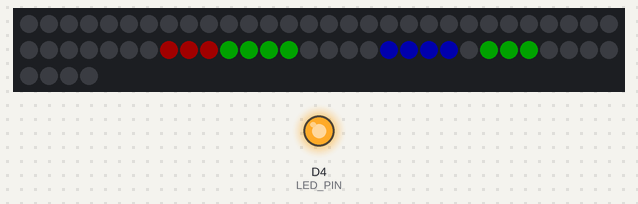
Recording of a sketch running on a simulated ESP8266 (NodeMCU). Shown: 64 RGB LEDs in strip order, left to right, continuing on the next row, output pins drawn as LEDs (lit = HIGH). Dim RGB values are drawn brighter than linear; WiFi joins after 1.5 s; servers stay silent unless stated; the local clock reads 2024-03-15 10:24:30 at power-on unless the sketch sets it; what the sketch prints to the serial monitor is not drawn.

Above: at 0.1 s.
Timing chart, 0 to 1.6 s (numbered marks = the images above):
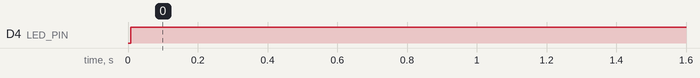

Measured:
- by itself, D4 (LED_PIN): LOW → HIGH at 0.01 s

The sketch:

WordClockSimple.ino
```cpp
// WordClockSimple.ino - A WordClock using NeoPixels, keeping time via NTP - but simple, no runtimeconfig
#define VERSION 1

#include <time.h>
#include <ESP8266WiFi.h>
#include <Adafruit_NeoPixel.h>


// LED ==========================================================================
// Driver for the built-in LED - used for simple signalling to the user

#define LED_PIN LED_BUILTIN

void led_off() {
  digitalWrite(LED_PIN, HIGH); // low active
}

void led_on() {
  digitalWrite(LED_PIN, LOW); // low active
}

void led_init() {
  pinMode(LED_PIN, OUTPUT);
  led_off();
  Serial.printf("led : init\n");
}


// WIFI =========================================================================
// Driver for Wifi

#define WIFI_SSID "GuestFamPennings"
#define WIFI_PASS "there_is_no_password"

void wifi_init() {
  WiFi.persistent(false);
  WiFi.mode(WIFI_STA);
  WiFi.begin(WIFI_SSID, WIFI_PASS);
  Serial.printf("wifi: init\n");
}

// Prints WiFi status to the user (only when changed)
bool wifi_check() {
  static bool wifi_on= false;
  if( WiFi.status()==WL_CONNECTED ) {
    if( !wifi_on ) Serial.printf("wifi: connected, IP address %s\n", WiFi.localIP().toString().c_str() );
    wifi_on= true;
  } else {
    if( wifi_on ) Serial.printf("wifi: disconnected\n" );
    wifi_on= false;
  }
  return wifi_on;
}


// CLOCK ========================================================================
// Maintains local time, using NTP servers plus timezone settings

#define CLK_SVR1   "pool.ntp.org"
#define CLK_SVR2   "europe.pool.ntp.org"
#define CLK_SVR3   "north-america.pool.ntp.org"

#define CLK_TZ     "CET-1CEST,M3.5.0,M10.5.0/3" // Amsterdam

#define CLK_ROUND  (60+60+30) // Optional round up in seconds (since our clock has resolution of 5 min)

void clk_init() {
  // Default NTP poll time is SNTP_UPDATE_DELAY (sntp.c, value 3600000 ms or 1 hour).
  // Change with sntp_set_update_delay(ms)
  configTime(CLK_TZ, CLK_SVR1, CLK_SVR2, CLK_SVR3);
  Serial.printf("clk : init\n");
}

// Out parameters have current time, return value indicates if local time is already available.
bool clk_get(int*hour, int*min ) {
  // Get the current time
  time_t tnow= time(NULL); // Returns seconds - note `time_t` is just a `long`.

  // In `snow` the `tm_year` field is 1900 based, `tm_month` is 0 based, rest is as expected
  struct tm * snow= localtime(&tnow); // Returns a struct with time fields (https://www.tutorialspoint.com/c_standard_library/c_function_localtime.htm)
  bool avail= snow->tm_year + 1900 >= 2020; // If time is in the past, treat it as not yet set

  // Debug prints of current time (NTP with timezone and DST)
  Serial.printf("clk : %d-%02d-%02d %02d:%02d:%02d (dst=%d) ", snow->tm_year + 1900, snow->tm_mon + 1, snow->tm_mday, snow->tm_hour, snow->tm_min, snow->tm_sec, snow->tm_isdst );
  if( !avail ) Serial.printf("[no NTP sync yet]\n" ); // else ... letters prints the \n

  // Now, round up, as requested by user
  tnow+= CLK_ROUND;
  snow= localtime(&tnow); // Returns a struct with time fields (https://www.tutorialspoint.com/c_standard_library/c_function_localtime.htm)
  if( avail ) Serial.printf("%02d:%02d ", snow->tm_hour, snow->tm_min );

  // Get time components
  if( hour ) *hour= snow->tm_hour;
  if( min  ) *min = snow->tm_min;

  return avail;
}


// NEO =========================================================================
// Driver for the NeoPixel board

#define NEO_DIN_PIN        D6
#define NEO_NUMPIXELS      64

// When we setup the NeoPixel library, we tell it how many pixels, which NEO_DIN_PIN to use to send signals, and some pixel type settings.
Adafruit_NeoPixel neo = Adafruit_NeoPixel(NEO_NUMPIXELS, NEO_DIN_PIN, NEO_GRB + NEO_KHZ800);

// Begin with blabk display
void neo_init() {
  neo.begin();
  neo.clear();
  neo.show();
  Serial.printf("neo : init\n");
}


// LETTERS =====================================================================
// Library that maps words to NeoPixels

// The colors used for the words
#define LETTERS_COL_HOUR 0x220000
#define LETTERS_COL_MIN  0x002200
#define LETTERS_COL_HELP 0x000033

// The NeoPixels are numbered from bottom to top, from right to left (this matches the 8x8 matrix order).
// Assumption: IN side of the board is on the lower right hand (looking to the front)
// 63 62 61 60 59 58 57 56  -  KWARTIEN
// 55 54 53 52 51 50 49 48  -  VYF*VOOR
// 47 46 45 44 43 42 41 40  -  OVERHALF
// 39 38 37 36 35 34 33 32  -  ELFZDRIE # ZEVEN diagonal
// 31 30 29 28 27 26 25 24  -  TIENEGEN
// 23 22 21 20 19 18 17 16  -  VIERZVYF # ZES diagonal
// 15 14 13 12 11 10  9  8  -  ACHTWEEN
//  7  6  5  4  3  2  1  0  -  TWAALFSN

// All words: indexes of the NeoPixels that form a word (-1 terminates)
const int letters_min_vijf[]    = {55,54,53,-1};
const int letters_min_kwart[]   = {63,62,61,60,59,-1};
const int letters_min_tien[]    = {59,58,57,56,-1};
const int letters_min_voor[]    = {51,50,49,48,-1};
const int letters_min_over[]    = {47,46,45,44,-1};
const int letters_min_half[]    = {43,42,41,40,-1};
const int letters_hour_elf[]    = {39,38,37,-1};
const int letters_hour_drie[]   = {35,34,33,32,-1};
const int letters_hour_zeven[]  = {36,27,18,9,0,-1};
const int letters_hour_tien[]   = {31,30,29,28,-1};
const int letters_hour_negen[]  = {28,27,26,25,24,-1};
const int letters_hour_vier[]   = {23,22,21,20,-1};
const int letters_hour_vijf[]   = {18,17,16,-1};
const int letters_hour_zes[]    = {19,10,1,-1};
const int letters_hour_acht[]   = {15,14,13,12,-1};
const int letters_hour_twee[]   = {12,11,10,9,-1};
const int letters_hour_een[]    = {10,9,8,-1};
const int letters_hour_twaalf[] = {7,6,5,4,3,2,-1};

// Array of the hours (note that indices 0 and 13 are filled, for 0:15 respectively 12:45)
const int*letters_hours[] = {letters_hour_twaalf,letters_hour_een,letters_hour_twee,letters_hour_drie,letters_hour_vier,letters_hour_vijf,letters_hour_zes,letters_hour_zeven,letters_hour_acht,letters_hour_negen,letters_hour_tien,letters_hour_elf,letters_hour_twaalf,letters_hour_een};

// Helpers function to print the current time in words over Serial
void letters_print( const int word[] ) {
  if( word==letters_min_vijf   ) Serial.print("vijf-");
  if( word==letters_min_kwart  ) Serial.print("kwart-");
  if( word==letters_min_tien   ) Serial.print("tien-");
  if( word==letters_min_voor   ) Serial.print("voor-");
  if( word==letters_min_over   ) Serial.print("over-");
  if( word==letters_min_half   ) Serial.print("half-");
  if( word==letters_hour_elf   ) Serial.print("elf");
  if( word==letters_hour_drie  ) Serial.print("drie");
  if( word==letters_hour_zeven ) Serial.print("zeven");
  if( word==letters_hour_tien  ) Serial.print("tien");
  if( word==letters_hour_negen ) Serial.print("negen");
  if( word==letters_hour_vier  ) Serial.print("vier");
  if( word==letters_hour_vijf  ) Serial.print("vijf");
  if( word==letters_hour_zes   ) Serial.print("zes");
  if( word==letters_hour_acht  ) Serial.print("acht");
  if( word==letters_hour_twee  ) Serial.print("twee");
  if( word==letters_hour_een   ) Serial.print("een");
  if( word==letters_hour_twaalf) Serial.print("twaalf");
}

// Sets all NeoPixels in `word` to color `color`.
void letters_add_word(uint32_t color, const int word[] ) {
  letters_print(word);
  const int * letter= word; // Point to the first NeoPixel in `word`
  while( *letter>=0 ) {
    neo.setPixelColor(*letter,color);
    letter++; // Point to the next NeoPixel in `word`
  }
}

// Sets the NeoPixels for the time specified by `hour` and `min` to "on" (in the appropriate color, see LETTERS_COL_XXX).
// E.g. 7:35 -> vijf over half acht
void letters_add_time(int hour, int min ) {
  switch( min ) {
    case 0: case 1: case 2: case 3: case 4:
      letters_add_word(0x220000,letters_hours[hour]);
      break;
    case 5: case 6: case 7: case 8: case 9:
      letters_add_word(LETTERS_COL_MIN,letters_min_vijf); letters_add_word(LETTERS_COL_HELP,letters_min_over); letters_add_word(LETTERS_COL_HOUR,letters_hours[hour]);
      break;
    case 10: case 11: case 12: case 13: case 14:
      letters_add_word(LETTERS_COL_MIN,letters_min_tien); letters_add_word(LETTERS_COL_HELP,letters_min_over); letters_add_word(LETTERS_COL_HOUR,letters_hours[hour]);
      break;
    case 15: case 16: case 17: case 18: case 19:
      letters_add_word(LETTERS_COL_MIN,letters_min_kwart); letters_add_word(LETTERS_COL_HELP,letters_min_over); letters_add_word(LETTERS_COL_HOUR,letters_hours[hour]);
      break;
    case 20: case 21: case 22: case 23: case 24:
      letters_add_word(LETTERS_COL_MIN,letters_min_tien); letters_add_word(LETTERS_COL_HELP,letters_min_voor); letters_add_word(LETTERS_COL_MIN,letters_min_half); letters_add_word(LETTERS_COL_HOUR,letters_hours[hour+1]);
      break;
    case 25: case 26: case 27: case 28: case 29:
      letters_add_word(LETTERS_COL_MIN,letters_min_vijf); letters_add_word(LETTERS_COL_HELP,letters_min_voor); letters_add_word(LETTERS_COL_MIN,letters_min_half); letters_add_word(LETTERS_COL_HOUR,letters_hours[hour+1]);
      break;
    case 30: case 31: case 32: case 33: case 34:
      letters_add_word(LETTERS_COL_MIN,letters_min_half); letters_add_word(LETTERS_COL_HOUR,letters_hours[hour+1]);
      break;
    case 35: case 36: case 37: case 38: case 39:
      letters_add_word(LETTERS_COL_MIN,letters_min_vijf); letters_add_word(LETTERS_COL_HELP,letters_min_over); letters_add_word(LETTERS_COL_MIN,letters_min_half); letters_add_word(LETTERS_COL_HOUR,letters_hours[hour+1]);
      break;
    case 40: case 41: case 42: case 43: case 44:
      letters_add_word(LETTERS_COL_MIN,letters_min_tien); letters_add_word(LETTERS_COL_HELP,letters_min_over); letters_add_word(LETTERS_COL_MIN,letters_min_half); letters_add_word(LETTERS_COL_HOUR,letters_hours[hour+1]);
      break;
    case 45: case 46: case 47: case 48: case 49:
      letters_add_word(LETTERS_COL_MIN,letters_min_kwart); letters_add_word(LETTERS_COL_HELP,letters_min_voor); letters_add_word(LETTERS_COL_HOUR,letters_hours[hour+1]);
      break;
    case 50: case 51: case 52: case 53: case 54:
      letters_add_word(LETTERS_COL_MIN,letters_min_tien); letters_add_word(LETTERS_COL_HELP,letters_min_voor); letters_add_word(LETTERS_COL_HOUR,letters_hours[hour+1]);
      break;
    case 55: case 56: case 57: case 58: case 59:
      letters_add_word(LETTERS_COL_MIN,letters_min_vijf); letters_add_word(LETTERS_COL_HELP,letters_min_voor); letters_add_word(LETTERS_COL_HOUR,letters_hours[hour+1]);
      break;
  }
}

// Updates the NeoPixel board with the new `hour` and `min` (if they differ from previous value)
void letters_update(int hour, int min) {
  static int hour_prev;
  static int min_prev;

  if( hour_prev!=hour || min_prev!=min ) {
    neo.clear();
    letters_add_time(hour%12,min); // Remember to print PM hours to 0..11
    neo.show();
  }

  hour_prev= hour;
  min_prev= min;

  Serial.printf("\n");
}


// MAIN ========================================================================

void setup() {
  Serial.begin(115200);
  Serial.printf("\n\nmain: WordClockSimple v%d\n\n",VERSION);

  neo_init();
  led_init();
  clk_init();
  wifi_init();

  Serial.printf("\n");
  led_on(); // Show the app is running, and local time not yet synced with NTP
}


void loop() {
  wifi_check();

  int hour, min;
  if( clk_get(&hour,&min) ) {
    letters_update(hour,min);
    led_off(); // signals "NTP synced" to user
  }

  delay(1000);
}
```
